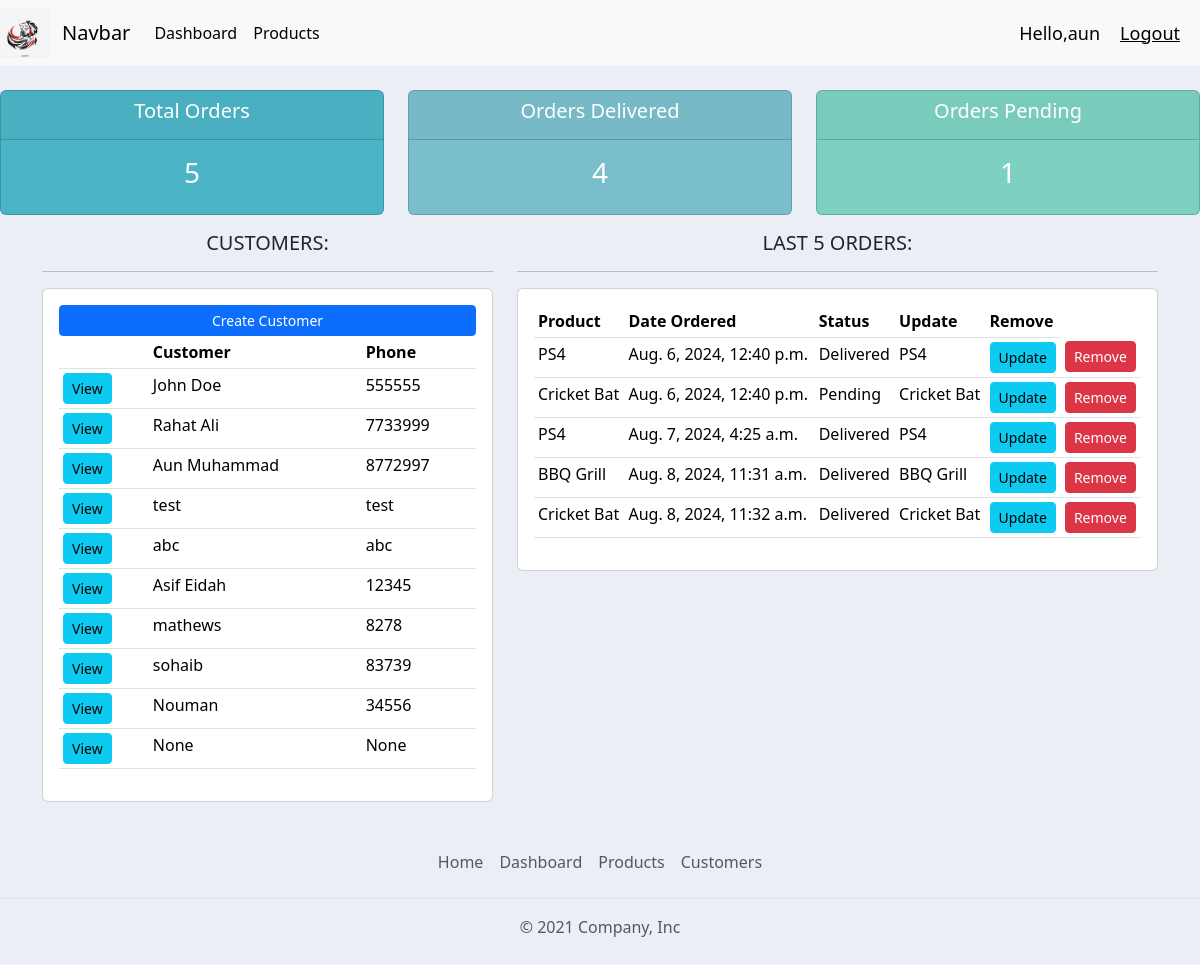
The app's page / (signed in), older data.
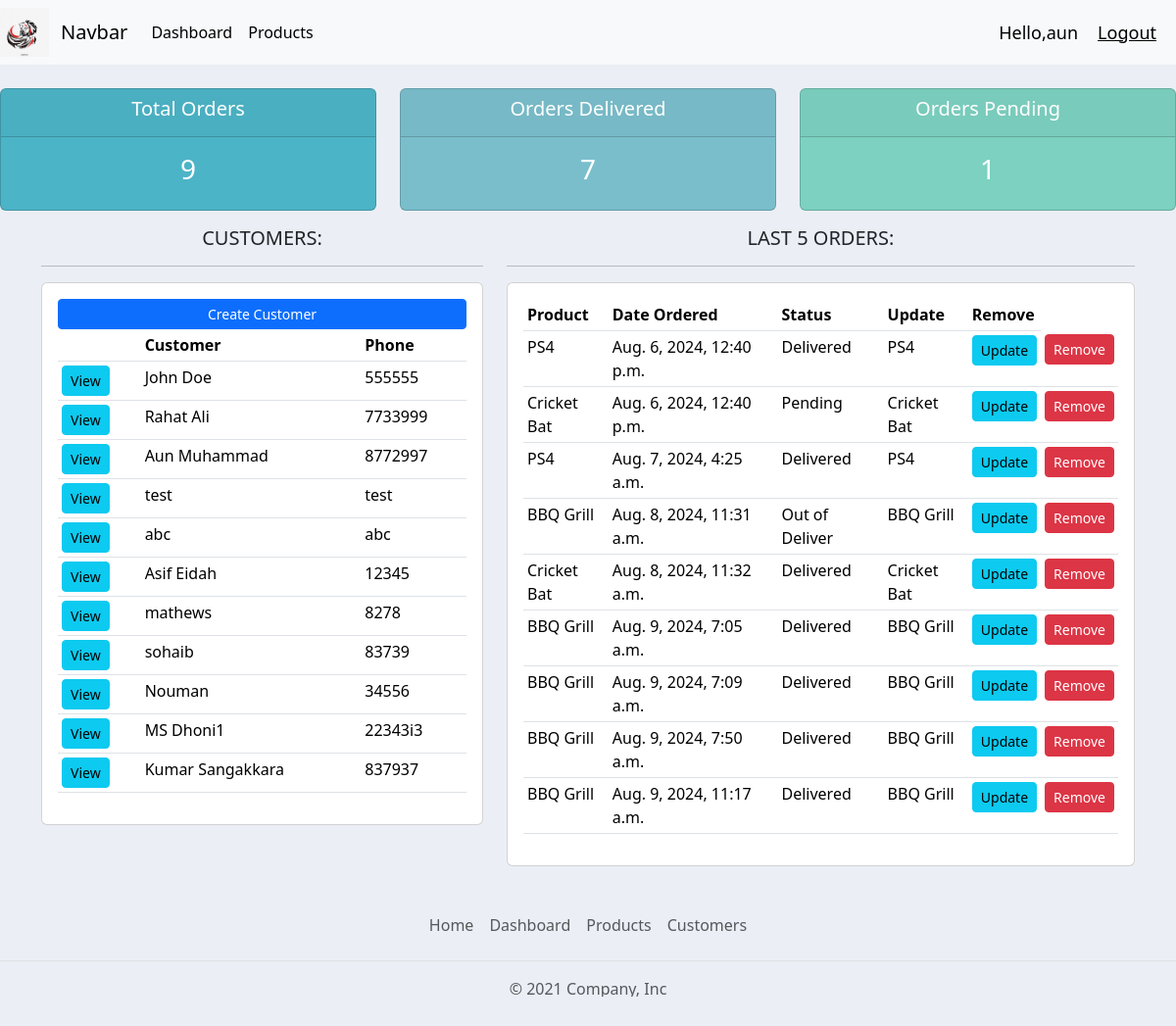
The same page, newer data.
### accounts/models.py (models this page shows, shortened)
class Customer(models.Model):
    user = models.OneToOneField(User, null=True, blank=True, on_delete=models.CASCADE)
    name = models.CharField(max_length=200, null=True)
    phone = models.CharField(max_length=200, null=True)
    email = models.CharField(max_length=200, null=True)
    profile_pic = models.ImageField(default="Pic.jpeg", null=True, blank=True)
    date_created = models.DateTimeField(auto_now_add=True , null=True)

class Order(models.Model):
    STATUS = (
        ('Pending', 'Pending'),
        ('Out of Deliver', 'Out of Deliver'),
        ('Delivered', 'Delivered'),
    )
    customer = models.ForeignKey(Customer, null=True, on_delete=models.CASCADE, related_name="orders")
    product = models.ForeignKey(Product, null=True, on_delete=models.CASCADE, related_name="products")
    status = models.CharField(max_length=200, null=True, choices=STATUS)
    note = models.CharField(max_length=1000, null=True)
    date_created = models.DateTimeField(auto_now_add=True , null=True)

class Product(models.Model):
    CATEGORY = (
        ('Indoor', 'Indoor'),
        ('Outdoor', 'Outdoor'),
        ('Mobile', 'Mobile'),
        ('Stationary', 'Stationary'),
        ('Animals', 'Animals'),
        ('Grocery', 'Grocery'),
    )
    name = models.CharField(max_length=200, null=True)
    price = models.FloatField(null=True)
    category = models.CharField(max_length=200, null=True, choices=CATEGORY)
    desciption = models.TextField(max_length=200, null=True, blank=True)
    date_created = models.DateTimeField(auto_now_add=True , null=True)
    tags = models.ManyToManyField(Tag)
    def __str__(self):
        return self.name if self.name else "No Tag"

### accounts/decorators.py (the view)
    def wrapper_function(request, *args, **kwargs):
        group = None
        if request.user.groups.exists():
            group = request.user.groups.all()[0].name
        if group == 'customer':
            return redirect('user_page')
        if group == 'admin':
            return view_func(request, *args, **kwargs)

### accounts/views.py (called while the page is built)
@login_required(login_url='login')
@admin_only
def home(request):
    customers = Customer.objects.all()
    orders = Order.objects.all()
    orders_count = orders.count()
    orders_delivered = Order.objects.filter(status="Delivered").count()
    orders_pending = Order.objects.filter(status="Pending").count()
    context = {'customers': customers, 'orders':orders, 'orders_count': orders_count,'orders_delivered': orders_delivered, 'orders_pending':orders_pending }
    return render(request, 'accounts/index.html', context)

### templates/accounts/index.html (shortened to what this page needs)
{% extends "main.html" %}
{% block content %}
{% include "accounts/status.html" %}
<div class="container">
<div class="row">
  <div class="col-md-5">
    <h5 class="text-center">CUSTOMERS:</h5>
    <hr>
    <div class="card card-body">
      <a href="" class="btn btn-primary btn-sm btn-block">Create Customer</a>
      <table class="table table-sm">
        <tr>
          <th></th>
          <th>Customer</th>
          <th>Phone</th>
        </tr>
        {% for customer in customers %}
        <tr>
          <td><a href="{% url "customers" customer.id %}" class="btn btn-sm btn-info">View</a></td>
          <td>{{customer.name}}</td>
          <td>{{customer.phone}}</td>
        </tr>
        {% endfor %}
      </table>
    </div>
  </div>
  <div class="col-md-7">
    <h5 class="text-center">LAST 5 ORDERS:</h5>
    <hr>
    <div class="card card-body">
      <table class="table table-sm">
        <tr>
          <th>Product</th>
          <th>Date Ordered</th>
          <th>Status</th>
          <th>Update</th>
          <th>Remove</th>
        </tr>
        {% for order in orders %}
        <tr>
          <td>{{order.product}}</td>
          <td>{{order.date_created}}</td>
          <td>{{order.status}}</td>
          <td>{{order.product}}</td>
          <td><a href="{% url "update_order" order.id %}" class="btn btn-sm btn-info">Update</a></td>
          <td><a href="{% url "delete_order" order.id %}" class="btn btn-sm btn-danger">Remove</a></td>
        </tr>
        {% endfor %}
      </table>
    </div>
  </div>
</div>
</div>
{% endblock content %}

### templates/main.html (shortened to what this page needs)
{% load static %}
<!doctype html>
<html lang="en">
  <head>
    <link href="https://cdn.jsdelivr.net/npm/bootstrap@5.3.3/dist/css/bootstrap.min.css" rel="stylesheet">
    <link rel="stylesheet" type="text/css" href="{% static '/css/main.css' %}">
  </head>
<body>
  {% include "body/navbar.html" %}
  {% block content %}{% endblock content %}
  {% include "body/footer.html" %}
</body>
</html>

### templates/body/navbar.html (shortened to what this page needs)
{% load static %}
<nav class="navbar navbar-expand-lg bg-body-tertiary">
  <img src="{% static "img/download.png" %}" height="50px" width="50px">
    <div class="container-fluid">
      <a class="navbar-brand" href="{% url "home" %}">Navbar</a>
      <div class="collapse navbar-collapse" id="navbarSupportedContent">
        <ul class="navbar-nav me-auto mb-2 mb-lg-0">
          {% if request.user.is_staff %}
          <li class="nav-item">
            <a class="nav-link active" aria-current="page" href="{% url "home" %}">Dashboard</a>
          </li>
          <li class="nav-item">
            <a class="nav-link active" aria-current="page" href="{% url "products" %}">Products</a>
          </li>
          {% else %}
          <li class="nav-item">
            <a class="nav-link" aria-current="page" href="{% url "account" %}">Settings</a>
          </li>
          {% endif %}
        </ul>
      </div>
    </div>
    <span class="hello-msg">Hello,{{request.user}}</span>
    <span ><a class="hello-msg" href="{% url "logout" %}"> Logout</a></span>
  </nav>

### templates/accounts/status.html
<br>
<div class="row">
    <div class="col">
        <div class="col-md">
            <div class="card text-center text-white mb-3" id="total-orders">
                <div class="card-header">
                    <h5 class="card-title">Total Orders</h5>
                </div>
                <div class="card-body">
                    <h3 class="card-title">{{orders_count}}</h3>
                </div>
            </div>
        </div>
    </div>
    <div class="col">
        <div class="col-md">
            <div class="card text-center text-white mb-3" id="orders-delivered">
                <div class="card-header">
                    <h5 class="card-title">Orders Delivered</h5>
                </div>
                <div class="card-body">
                    <h3 class="card-title">{{orders_delivered}}</h3>
                </div>
            </div>
        </div>
    </div>
    <div class="col">
        <div class="col-md">
            <div class="card text-center text-white mb-3" id="orders-pending">
                <div class="card-header">
                    <h5 class="card-title">Orders Pending</h5>
                </div>
                <div class="card-body">
                    <h3 class="card-title">{{orders_pending}}</h3>
                </div>
            </div>
        </div>
    </div>
</div>

### templates/body/footer.html
<footer class="py-3 my-4">
    <ul class="nav justify-content-center border-bottom pb-3 mb-3">
      <li class="nav-item"><a href="{% url "home" %}" class="nav-link px-2 text-muted">Home</a></li>
      <li class="nav-item"><a href="{% url "home" %}" class="nav-link px-2 text-muted">Dashboard</a></li>
      <li class="nav-item"><a href="{% url "products" %}" class="nav-link px-2 text-muted">Products</a></li>
      <li class="nav-item"><a href="#" class="nav-link px-2 text-muted">Customers</a></li>
    </ul>
    <p class="text-center text-muted">© 2021 Company, Inc</p>
</footer>

### static/css/main.css (style rules this page uses)
body { background-color: #ebeff5 }
#total-orders { background-color: #4cb4c7 }
#orders-delivered { background-color: #7abecc }
#orders-pending { background-color: #7CD1C0 }

### templates/body/navbar.html (style rules this page uses)
.hello-msg { font-size: 18px; color: black; margin-right: 20px }

Row changes from the older to the newer data that the page shows:
removed Customer: name "None", phone "None"
added Customer: name "MS Dhoni1", phone "22343i3"
added Customer: name "Kumar Sangakkara", phone "837937"
changed Order: status "Delivered" → "Out of Deliver"
added Order: product "BBQ Grill", date_created "Aug. 9, 2024, 7:05 a.m.", status "Delivered"
added Order: product "BBQ Grill", date_created "Aug. 9, 2024, 7:09 a.m.", status "Delivered"
added Order: product "BBQ Grill", date_created "Aug. 9, 2024, 7:50 a.m.", status "Delivered"
added Order: product "BBQ Grill", date_created "Aug. 9, 2024, 11:17 a.m.", status "Delivered"
Text that changed along with them:
{{ orders_count }}: "5" → "9"
{{ orders_delivered }}: "4" → "7"
